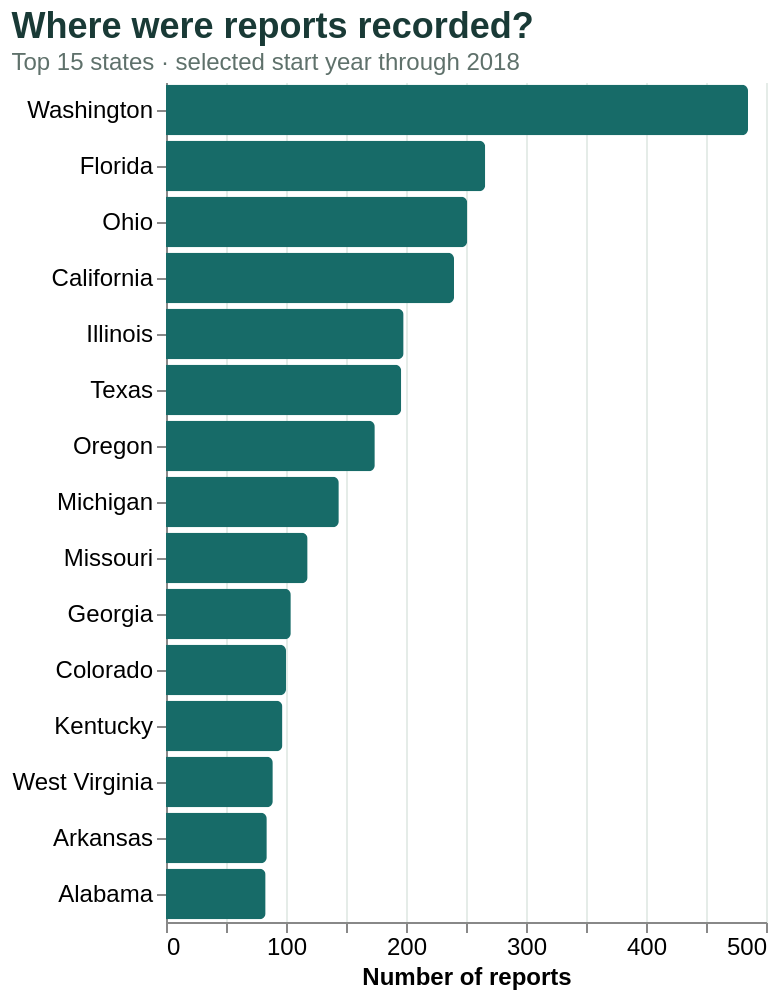

Notebook code for this chart:
### Markdown cell above
## Plot 1 — state rankings since a chosen year

A horizontal bar chart ranks the 15 states with the most retained reports since the chosen starting year. State is nominal (`N`), and report count is quantitative (`Q`) on a zero-based axis. All bars use one teal color: color does not encode an additional variable because the position and length already express the comparison. A bound slider filters the preaggregated state/year table. Vega-Lite then sums the selected years and recomputes the ranking, breaking ties alphabetically. Tooltips give exact counts. These are raw totals, not per-capita rates.

### Code cell
start_year = alt.param(
    name="start_year", value=1970,
    bind=alt.binding_range(min=1970, max=2018, step=1, name="Include reports from: ")
)
ranked = (alt.Chart(state_year)
    .transform_filter(alt.datum.year >= start_year)
    .transform_aggregate(reports="sum(reports)", groupby=["state"])
    .transform_filter(alt.datum.reports > 0)
    .transform_window(state_rank="row_number()", sort=[alt.SortField("reports", order="descending"), alt.SortField("state", order="ascending")])
    .transform_filter(alt.datum.state_rank <= 15))
chart1 = (ranked.mark_bar(color="#176b68", cornerRadiusEnd=3)
    .encode(
        x=alt.X("reports:Q", title="Number of reports", scale=alt.Scale(zero=True), axis=alt.Axis(tickMinStep=1)),
        y=alt.Y("state:N", title=None, sort="-x"),
        tooltip=[alt.Tooltip("state:N", title="State"), alt.Tooltip("reports:Q", title="Reports", format=",")]
    ).add_params(start_year)
    .properties(width="container", height=420,
        title=alt.TitleParams(text="Where were reports recorded?", subtitle="Top 15 states · selected start year through 2018", anchor="start"))
    .configure_view(stroke=None)
    .configure_axis(labelFontSize=12, titleFontSize=12, gridColor="#e5ece8")
    .configure_title(fontSize=18, subtitleFontSize=12, color="#193a36", subtitleColor="#5f716b"))
display(chart1)

### Figure 1 — Vega-Lite specification as saved in the notebook (floating-point values rounded to 4 significant figures; data arrays with more than 128 entries replaced by an {"elided": "..."} marker saying what was removed)
{"config": {"view": {"continuousWidth": 300, "continuousHeight": 300, "stroke": null}, "axis": {"gridColor": "#e5ece8", "labelFontSize": 12, "titleFontSize": 12}, "title": {"color": "#193a36", "fontSize": 18, "subtitleColor": "#5f716b", "subtitleFontSize": 12}}, "data": {"name": "data-3a77cb76987d982e25fb116796bf9750"}, "mark": {"type": "bar", "color": "#176b68", "cornerRadiusEnd": 3}, "encoding": {"tooltip": [{"field": "state", "title": "State", "type": "nominal"}, {"field": "reports", "format": ",", "title": "Reports", "type": "quantitative"}], "x": {"axis": {"tickMinStep": 1}, "field": "reports", "scale": {"zero": true}, "title": "Number of reports", "type": "quantitative"}, "y": {"field": "state", "sort": "-x", "title": null, "type": "nominal"}}, "height": 420, "params": [{"name": "start_year", "bind": {"input": "range", "max": 2018, "min": 1970, "name": "Include reports from: ", "step": 1}, "value": 1970}], "title": {"text": "Where were reports recorded?", "anchor": "start", "subtitle": "Top 15 states · selected start year through 2018"}, "transform": [{"filter": "(datum.year >= start_year)"}, {"aggregate": [{"op": "sum", "field": "reports", "as": "reports"}], "groupby": ["state"]}, {"filter": "(datum.reports > 0)"}, {"window": [{"op": "row_number", "field": "", "as": "state_rank"}], "sort": [{"field": "reports", "order": "descending"}, {"field": "state", "order": "ascending"}]}, {"filter": "(datum.state_rank <= 15)"}], "width": "container", "$schema": "https://vega.github.io/schema/vega-lite/v5.20.1.json", "datasets": {"data-3a77cb76987d982e25fb116796bf9750": {"elided": "2401 records"}}}
